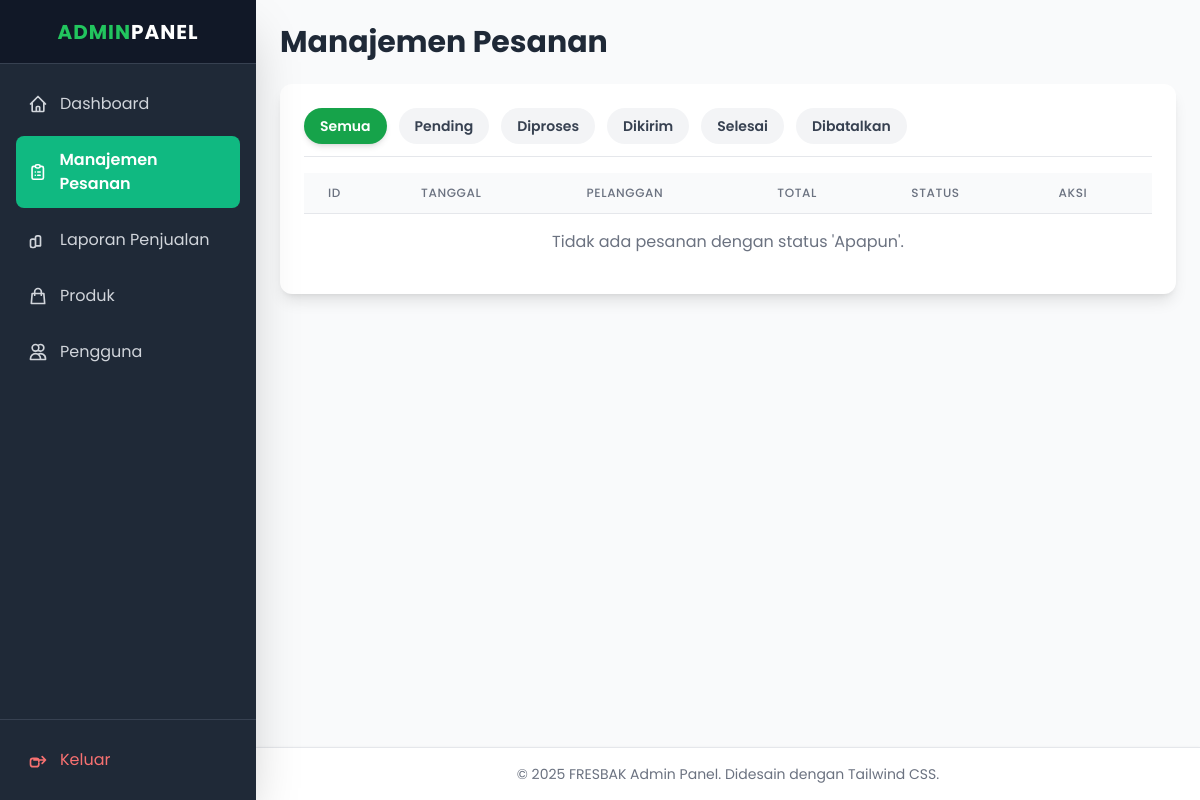
/admin/orders.php (signed in), run on an earlier commit of the app's database.
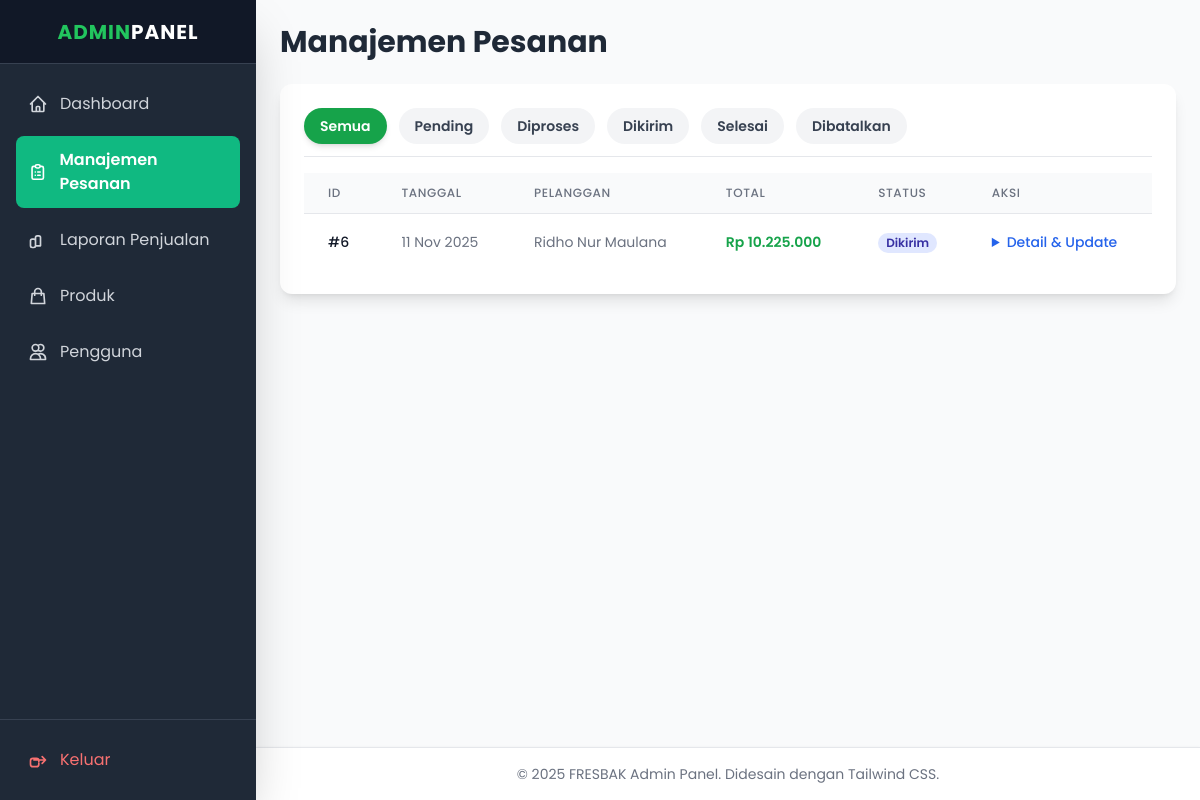
And on a later commit of the database.
### tables this page shows
CREATE TABLE `orders` (
  `id` int NOT NULL,
  `user_id` int NOT NULL,
  `customer_name` varchar(100) NOT NULL,
  `customer_address` text NOT NULL,
  `customer_contact` varchar(20) NOT NULL,
  `total_price` decimal(10,2) NOT NULL,
  `payment_method` varchar(50) NOT NULL,
  `payment_proof` varchar(255) DEFAULT NULL,
  `status` enum('pending','diproses','dikirim','selesai','dibatalkan') NOT NULL DEFAULT 'pending',
  `order_date` timestamp NULL DEFAULT CURRENT_TIMESTAMP
);

CREATE TABLE `users` (
  `id` int NOT NULL,
  `name` varchar(100) NOT NULL,
  `email` varchar(100) NOT NULL,
  `password` varchar(255) NOT NULL,
  `role` enum('admin','customer') NOT NULL DEFAULT 'customer',
  `created_at` timestamp NULL DEFAULT CURRENT_TIMESTAMP
);

### admin/orders.php (the view, shortened to what this page needs)
<?php
include '../config.php';
$status_filter = $_GET['status'] ?? 'all';
$sql_params = [];
$sql_where = "1=1";
$sql = "
    SELECT o.id, o.order_date, u.name AS customer_name, o.total_price, o.status, o.payment_method, o.customer_address
    FROM orders o
    JOIN users u ON o.user_id = u.id
    WHERE $sql_where
    ORDER BY o.order_date DESC
";
$stmt = $db->prepare($sql);
$stmt->execute($sql_params);
$orders = $stmt->fetchAll(PDO::FETCH_ASSOC);
function getStatusClass($status) {
    return [
        'pending' => 'bg-yellow-100 text-yellow-800',
        'diproses' => 'bg-blue-100 text-blue-800',
        'dikirim' => 'bg-indigo-100 text-indigo-800',
        'selesai' => 'bg-green-100 text-green-800',
        'dibatalkan' => 'bg-red-100 text-red-800',
    ][$status] ?? 'bg-gray-100 text-gray-800';
}
include 'header_admin.php';
?>
<h1 class="text-3xl font-bold text-gray-800 mb-6">Manajemen Pesanan</h1>
<div class="bg-white p-6 rounded-xl shadow-lg">
    <div class="mb-4 flex space-x-3 border-b pb-3">
        <?php
        $statuses = ['all', 'pending', 'diproses', 'dikirim', 'selesai', 'dibatalkan'];
        foreach ($statuses as $status):
        ?>
            <a href="?status=<?= $status ?>" class="px-4 py-2 text-sm font-semibold rounded-full transition duration-150
                <?= $status_filter == $status ? 'bg-green-600 text-white shadow-md' : 'bg-gray-100 text-gray-700 hover:bg-gray-200' ?>">
                <?= $status == 'all' ? 'Semua' : ucfirst($status) ?>
            </a>
        <?php endforeach; ?>
    </div>
    <div class="overflow-x-auto">
        <table class="min-w-full divide-y divide-gray-200">
            <thead class="bg-gray-50">
                <tr>
                    <th class="px-6 py-3 text-left text-xs font-medium text-gray-500 uppercase tracking-wider">ID</th>
                    <th class="px-6 py-3 text-left text-xs font-medium text-gray-500 uppercase tracking-wider">Tanggal</th>
                    <th class="px-6 py-3 text-left text-xs font-medium text-gray-500 uppercase tracking-wider">Pelanggan</th>
                    <th class="px-6 py-3 text-left text-xs font-medium text-gray-500 uppercase tracking-wider">Total</th>
                    <th class="px-6 py-3 text-left text-xs font-medium text-gray-500 uppercase tracking-wider">Status</th>
                    <th class="px-6 py-3 text-left text-xs font-medium text-gray-500 uppercase tracking-wider">Aksi</th>
                </tr>
            </thead>
            <tbody class="bg-white divide-y divide-gray-200">
                <?php if (empty($orders)): ?>
                    <tr>
                        <td colspan="6" class="px-6 py-4 text-center text-gray-500">Tidak ada pesanan dengan status '<?= $status_filter == 'all' ? 'Apapun' : ucfirst($status_filter) ?>'.</td>
                    </tr>
                <?php else: ?>
                    <?php foreach ($orders as $order): ?>
                        <tr>
                            <td class="px-6 py-4 whitespace-nowrap text-sm font-medium text-gray-900">#<?= $order['id'] ?></td>
                            <td class="px-6 py-4 whitespace-nowrap text-sm text-gray-500"><?= date('d M Y', strtotime($order['order_date'])) ?></td>
                            <td class="px-6 py-4 whitespace-nowrap text-sm text-gray-500"><?= htmlspecialchars($order['customer_name']) ?></td>
                            <td class="px-6 py-4 whitespace-nowrap text-sm font-semibold text-green-600">Rp <?= number_format($order['total_price'], 0, ',', '.') ?></td>
                            <td class="px-6 py-4 whitespace-nowrap">
                                <span class="px-2 inline-flex text-xs leading-5 font-semibold rounded-full <?= getStatusClass($order['status']) ?>">
                                    <?= ucfirst($order['status']) ?>
                                </span>
                            </td>
                            <td class="px-6 py-4 whitespace-nowrap text-sm font-medium">
                                <details class="relative">
                                    <summary class="text-blue-600 hover:text-blue-800 cursor-pointer">
                                        Detail & Update
                                    </summary>
                                </details>
                            </td>
                        </tr>
                    <?php endforeach; ?>
                <?php endif; ?>
            </tbody>
        </table>
    </div>
</div>
<?php include 'footer_admin.php'; ?>

### admin/header_admin.php (shortened to what this page needs)
<!DOCTYPE html>
<html lang="id">
<head>
    <script src="https://cdn.tailwindcss.com"></script>
</head>
<body>
<div class="flex h-screen bg-gray-50">
    <aside class="w-64 bg-gray-800 text-white flex flex-col fixed h-full shadow-2xl z-40">
        <div class="flex items-center justify-center h-16 bg-gray-900 border-b border-gray-700">
            <a href="index.php" class="text-xl font-bold tracking-wider uppercase">
                <span class="text-green-500">ADMIN</span>PANEL
            </a>
        </div>
        <nav class="flex-grow p-4 space-y-2">
            <a href="index.php" class="sidebar-link flex items-center p-3 rounded-lg text-gray-300 hover:bg-gray-700 hover:text-white transition duration-200">
                Dashboard
            </a>
            <a href="orders.php" class="sidebar-link flex items-center p-3 rounded-lg text-gray-300 hover:bg-gray-700 hover:text-white transition duration-200">
                Manajemen Pesanan
            </a>
            <a href="report.php" class="sidebar-link flex items-center p-3 rounded-lg text-gray-300 hover:bg-gray-700 hover:text-white transition duration-200">
                <svg class="w-5 h-5 mr-3" fill="none" stroke="currentColor" viewBox="0 0 24 24" xmlns="http://www.w3.org/2000/svg"><path stroke-linecap="round" stroke-linejoin="round" stroke-width="2" d="M9 19v-6a2 2 0 00-2-2H5a2 2 0 00-2 2v6a2 2 0 002 2h2a2 2 0 002-2zm0 0V9a2 2 0 012-2h2a2 2 0 012 2v10m-6 0h6"></path></svg>
                Laporan Penjualan
            </a>
            <a href="products.php" class="sidebar-link flex items-center p-3 rounded-lg text-gray-300 hover:bg-gray-700 hover:text-white transition duration-200">
                <svg class="w-5 h-5 mr-3" fill="none" stroke="currentColor" viewBox="0 0 24 24" xmlns="http://www.w3.org/2000/svg"><path stroke-linecap="round" stroke-linejoin="round" stroke-width="2" d="M16 11V7a4 4 0 00-8 0v4M5 9h14l1 12H4L5 9z"></path></svg>
                Produk
            </a>
            <a href="users.php" class="sidebar-link flex items-center p-3 rounded-lg text-gray-300 hover:bg-gray-700 hover:text-white transition duration-200">
                <svg class="w-5 h-5 mr-3" fill="none" stroke="currentColor" viewBox="0 0 24 24" xmlns="http://www.w3.org/2000/svg"><path stroke-linecap="round" stroke-linejoin="round" stroke-width="2" d="M12 4.354a4 4 0 110 5.292M15 21H3v-1a6 6 0 0112 0v1zm0 0h6v-1a6 6 0 00-9-5.197M13 7a4 4 0 11-8 0 4 4 0 018 0z"></path></svg>
                Pengguna
            </a>
        </nav>
        <div class="p-4 border-t border-gray-700">
            <a href="../logout.php" class="flex items-center p-3 rounded-lg text-red-400 hover:bg-gray-700 transition duration-200">
                <svg class="w-5 h-5 mr-3" fill="none" stroke="currentColor" viewBox="0 0 24 24" xmlns="http://www.w3.org/2000/svg"><path stroke-linecap="round" stroke-linejoin="round" stroke-width="2" d="M17 16l4-4m0 0l-4-4m4 4H7m6 4v1a3 3 0 01-3 3H6a3 3 0 01-3-3v-4a3 3 0 013-3h4a3 3 0 013 3v1"></path></svg>
                Keluar
            </a>
        </div>
    </aside>
    <div class="flex flex-col flex-1 overflow-x-hidden overflow-y-auto lg:ml-64">
        <main class="p-6">

### admin/footer_admin.php
</main>
        <footer class="p-4 bg-white shadow mt-auto border-t">
            <p class="text-sm text-gray-500 text-center">&copy; <?= date('Y') ?> FRESBAK Admin Panel. Didesain dengan Tailwind CSS.</p>
        </footer>
    </div>
</div>
</body>
</html>

### admin/header_admin.php (style rules this page uses)
body { font-family: 'Poppins', sans-serif; background-color: #f4f7f9; }
.sidebar-link.active { background-color: #10b981; color: white; font-weight: 600; }
.sidebar-link.active svg { color: white; }

What changed in the data, as far as the page shows it:
added orders: id "6", order_date "11 Nov 2025", user.name "Ridho Nur Maulana", total_price "10.225.000", status "Dikirim"
Also different on the page:
text no longer shown: "Tidak ada pesanan dengan status ' Apapun '."
